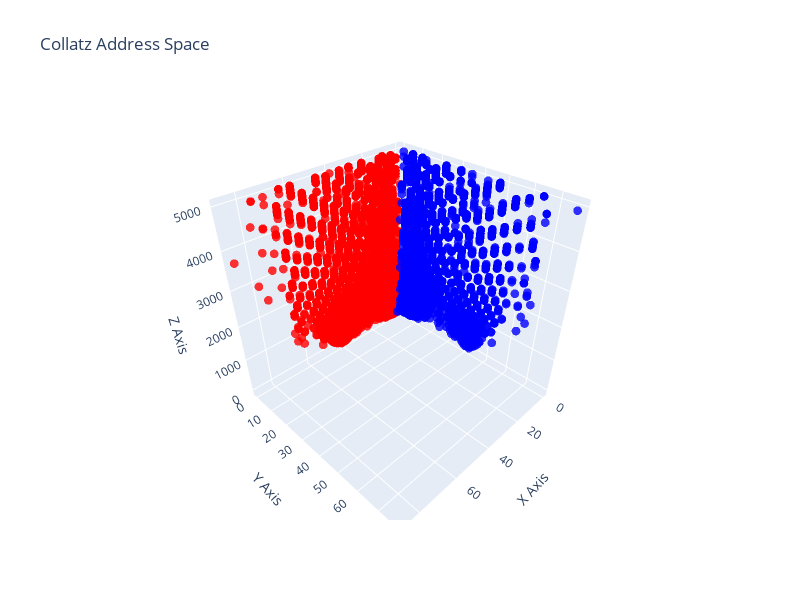

The cell this chart's notebook holds for it:
### Code cell
def point_builder(info: OrbitInfo) -> tuple[int, int, int]:
    return [info.get_total_op_count('m3a1'), info.get_total_op_count('m3a3'), info.n]
    
m3a1_option = cc.create_m3a1_options()
m3a3_option = cc.create_m3a3_options()
graphing.graph_options(5000, [m3a1_option, m3a3_option],  point_builder, ['red', 'blue'], title='Collatz Address Space')

### Figure 1 — Plotly figure (JSON) as saved in the notebook; plotly's stock layout.template omitted (floating-point values rounded to 4 significant figures; data arrays with more than 128 entries replaced by an {"elided": "..."} marker saying what was removed)
{"data": [{"hoverinfo": "text", "marker": {"color": {"elided": "9996 str values"}, "opacity": 0.8, "size": 3}, "mode": "markers", "text": {"elided": "9996 str values"}, "type": "scatter3d", "x": {"elided": "9996 int values"}, "y": {"elided": "9996 int values"}, "z": {"elided": "9996 int values"}}], "layout": {"height": 600, "scene": {"xaxis": {"title": {"text": "X Axis"}}, "yaxis": {"title": {"text": "Y Axis"}}, "zaxis": {"title": {"text": "Z Axis"}}}, "title": {"text": "Collatz Address Space"}, "width": 800}}
